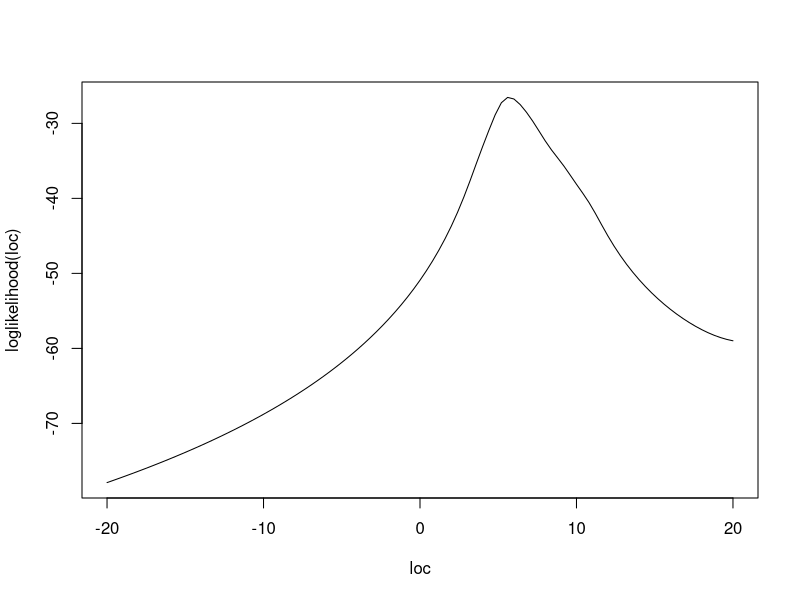
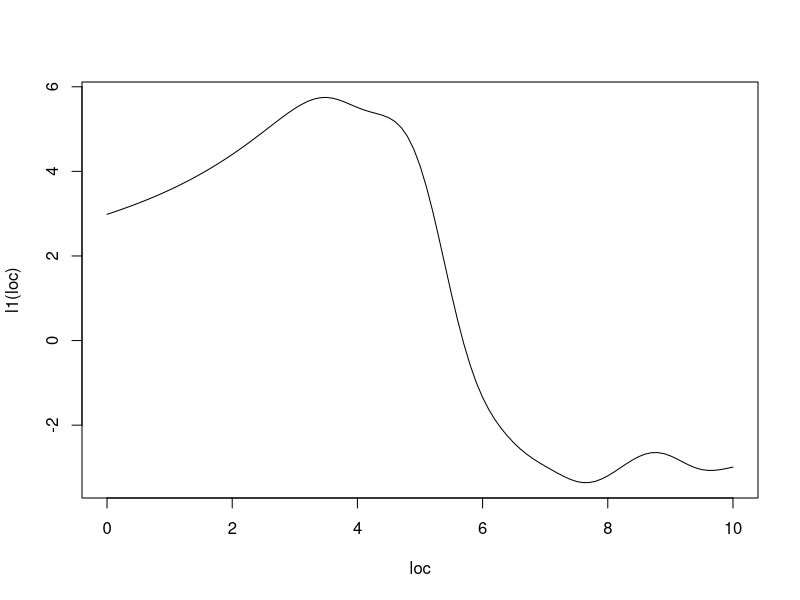
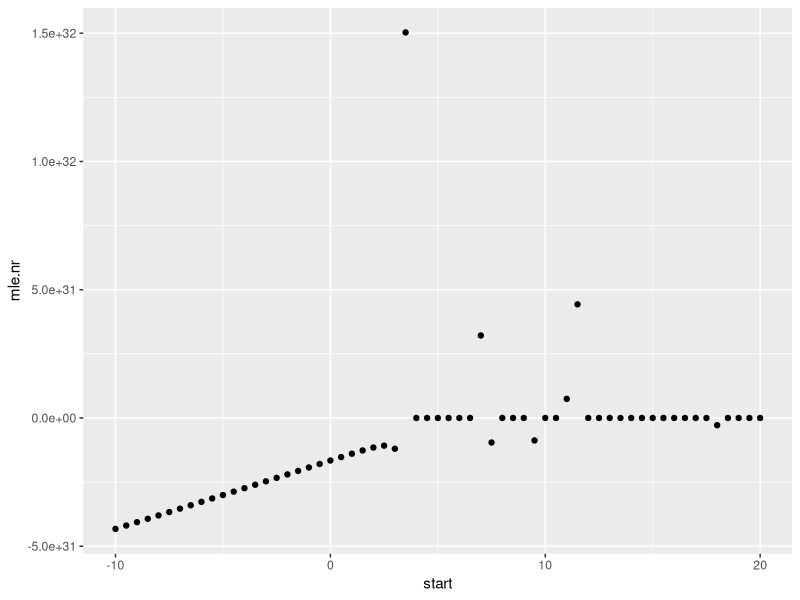
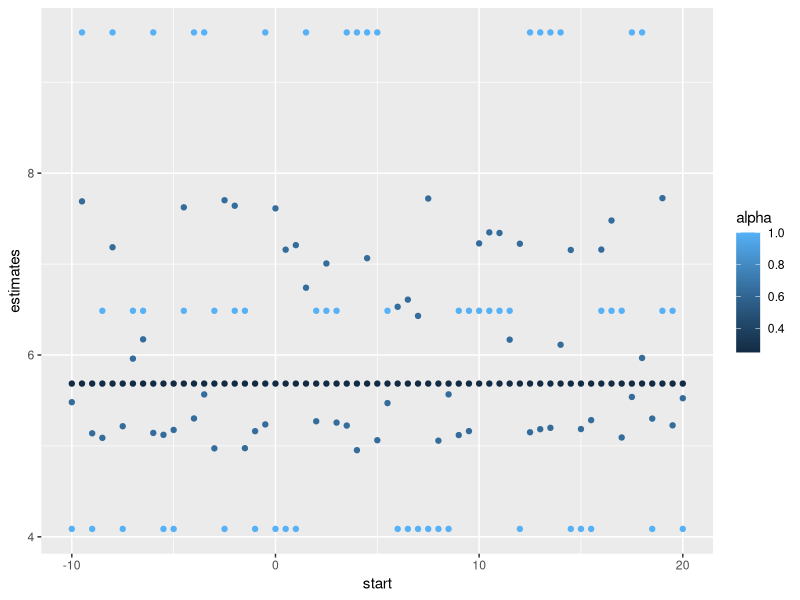

Recreate these plots in R, in order.
## ---- chunk 1
knitr::opts_chunk$set(echo = TRUE) 
require(data.table)
require(knitr)
## require(animation)
require(pracma)
require(ggplot2)

## require(spuRs)  
## fixedpoint ## from spuRs
## require(copula)
## ---- chunk 2

set.seed(20180909)
n <- 10
par.loc <- 5
data.cauchy <- rcauchy(n, location = par.loc)
## ---- chunk 3
llk <- function(loc) {
  sum(dcauchy(data.cauchy, 
              location = loc, 
              log = TRUE))
}

loglikelihood <- Vectorize(llk)
curve(loglikelihood, -20, 20, xname = 'loc')
## ---- chunk 4
require(ggplot2)
start <- seq(-10, 20, by=0.5)
# newton.method require(animation)
# newtonRaphson require(pracma)
llk.1st <- function(x) {
  -2 * sum((x - data.cauchy)/(1 + (x - data.cauchy) ^ 2))
}
l1 <- Vectorize(llk.1st)
curve(l1, 0, 10, xname = 'loc')
llk.2nd <- function(x){
  -2 * sum((1 - (x - data.cauchy) ^ 2)/((1 + (x - data.cauchy) ^ 2) ^ 2))
}
## l2 <- Vectorize(llk.2nd)
## curve(l2, -10, 20, xname = 'loc')
mle.nr <- double(length(start))
iter.nr <- double(length(start)) ## record iteration time
for (i in start){
  NR <- newtonRaphson(fun = llk.1st, x0 = i, dfun = llk.2nd, maxiter = 100)
  mle.nr[which(start == i)] <- NR$root
  iter.nr[which(start == i)] <- NR$niter
}

dt <- data.table(start.value = start, mle = mle.nr, iter.nr = iter.nr)
ggplot(dt, aes(x=start, y=mle.nr)) + geom_point()
kable(dt)
## data.table(cn = names(dt), transpose(dt))
## ---- chunk 5
## Function calculate Fixed Point Iteration estimates
FPI <- function(fn, x0, tol = .Machine$double.eps^0.5, maxiter = 100){
    xold <- x0
    xnew <- fn(xold)
    iter <- 1
    while ((abs(xnew - xold) > tol) && (iter < maxiter)) {
        xold <- xnew
        xnew <- fn(xold)
        iter <- iter + 1
    }
    return(list(root = xnew, iter = iter))
}
## function: return result in datatable
rs <- function(alpha, start, ...){
  return(data.table(alpha = alpha,
                    start = start,
                    estimates = FPI(..., x0 = start)$root,
                    iter.fpi = FPI(..., x0 = start)$iter))
}
alpha <- c(1, 0.64, 0.25)

for (i in alpha){
  G <- function(x){
    i * llk.1st(x) + x
  }
    for (j in start){
      if(i == alpha[1] & j ==start[1]){
      tble <- rs(i, j, G)
    }else{
      dt <- rs(i, j, G)
      tble <- rbind(tble, dt)
    }
  }
}
kable(tble)
## data.table(cn = names(tble), transpose(tble))
ggplot(tble, aes(x = start, y = estimates, col = alpha)) + geom_point()
## ---- chunk 6
## replace l''(theta) with -I(theta)
I <- function(x){
  -length(data.cauchy)/2
}
mle.fs <- double(length(start))
mle.nt <- double(length(start))
itr.fs <- double(length(start))
itr.nt <- double(length(start))
for (i in start){
  mle.fs[which(start == i)] = newtonRaphson(fun = llk.1st, x0 = i, dfun = I, maxiter = 100)$root
  itr.fs[which(start == i)] = newtonRaphson(fun = llk.1st, x0 = i, dfun = I, maxiter = 100)$niter
  mle.nt[which(start == i)] = newtonRaphson(fun = llk.1st, x0 = mle.fs[which(start == i)], dfun = llk.2nd, maxiter = 100)$root
  itr.nt[which(start == i)] = newtonRaphson(fun = llk.1st, x0 = mle.fs[which(start == i)], dfun = llk.2nd, maxiter = 100)$niter
  
}
mle.nt
dt <- data.table(start.value = start, mle.fs = mle.fs, itr.fs = itr.fs, mle.nt = mle.nt, itr.nt = itr.nt)
kable(dt)
## ---- chunk 7

range(iter.nr) ## Newton–Raphson method
range(tble$iter.fpi) ## Fixed Point Iteration
range(itr.fs) ## Fisher Scoring 
range(itr.nt) ## Newton–Raphson after Fisher Scoring

